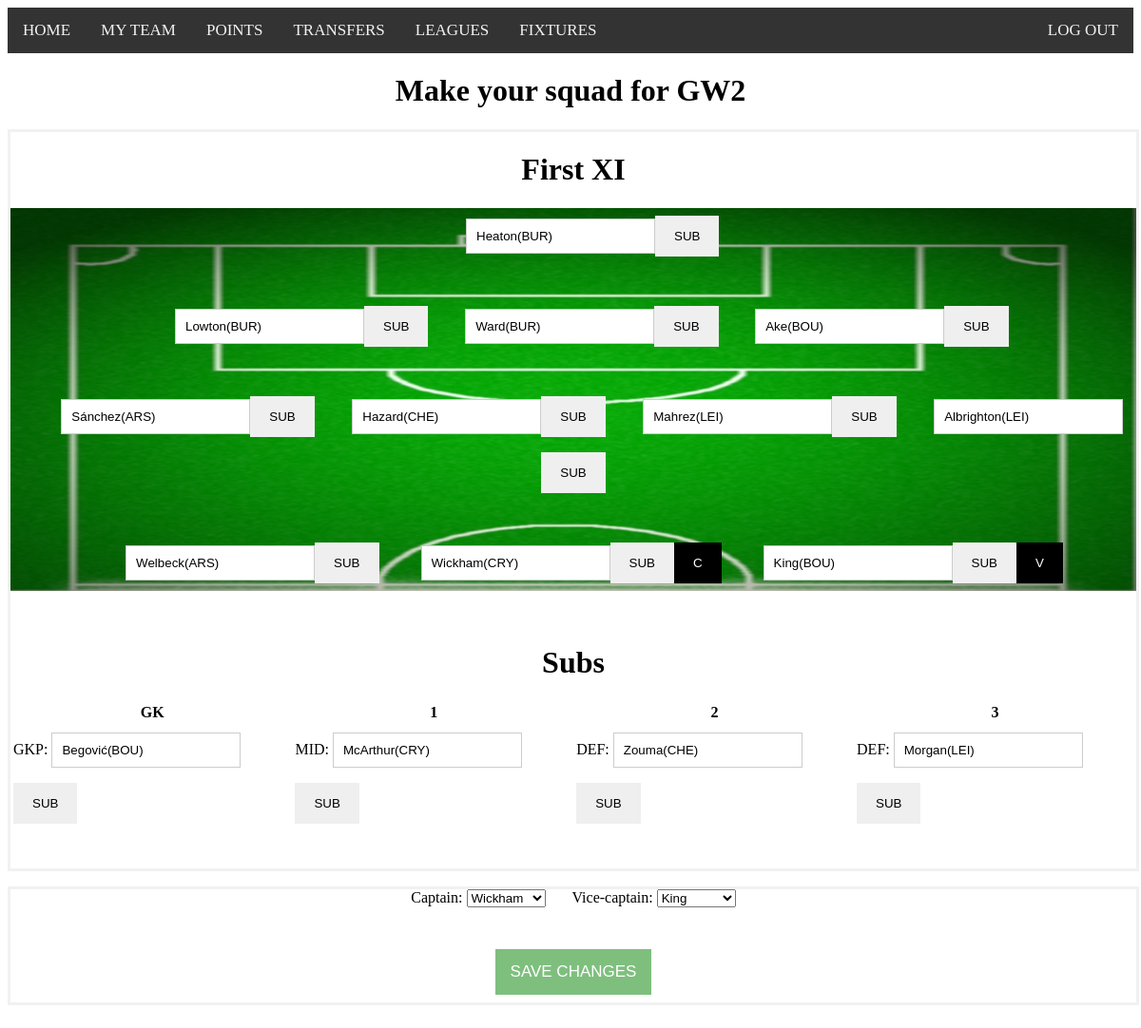
Screenshot of /myteam.php (signed in) with the database file from the repository.
### tables this page shows
CREATE TABLE `gw_status` (
  `id_status` int(11) NOT NULL,
  `active_gw` tinyint(2) NOT NULL COMMENT 'gw to show for myteam.php',
  `points_gw` tinyint(2) DEFAULT NULL COMMENT 'gw to show for points.php',
  `game_updating` tinyint(1) NOT NULL COMMENT '0-false 1-true',
  `leagues_updated` tinyint(1) NOT NULL DEFAULT '0' COMMENT 'for current points gw',
  `players_stats_updated` tinyint(1) NOT NULL DEFAULT '0' COMMENT 'all players points in current gw',
  `inserted_teams_active_gw` tinyint(1) DEFAULT '0'
);

CREATE TABLE `users_teams` (
  `id_team` int(11) NOT NULL,
  `id_user` int(7) NOT NULL,
  `gw` tinyint(2) NOT NULL,
  `formation` tinyint(1) NOT NULL,
  `gk1` smallint(3) NOT NULL,
  `gk2` smallint(3) NOT NULL,
  `def1` smallint(3) NOT NULL,
  `def2` smallint(3) NOT NULL,
  `def3` smallint(3) NOT NULL,
  `def4` smallint(3) NOT NULL,
  `def5` smallint(3) NOT NULL,
  `mid1` smallint(3) NOT NULL,
  `mid2` smallint(3) NOT NULL,
  `mid3` smallint(3) NOT NULL,
  `mid4` smallint(3) NOT NULL,
  `mid5` smallint(3) NOT NULL,
  `fwd1` smallint(3) NOT NULL,
  `fwd2` smallint(3) NOT NULL,
  `fwd3` smallint(3) NOT NULL,
  `sub_1` smallint(3) NOT NULL,
  `sub_2` smallint(3) NOT NULL,
  `sub_3` smallint(3) NOT NULL,
  `captain` smallint(3) NOT NULL,
  `vice_captain` smallint(3) NOT NULL,
  `transfers` int(11) NOT NULL DEFAULT '0',
  `transfer_cost` int(11) NOT NULL DEFAULT '0',
  `points` smallint(3) DEFAULT NULL
);

### Connection.inc.php (called while the page is built, shortened)
<?php
class Connection {
    private $link;
    public function connect($DB_HOST, $DB_USER, $DB_PASS, $DB_NAME){
        $this->link = mysqli_connect($DB_HOST, $DB_USER, $DB_PASS) or die("Greska u konekciji!");
        mysqli_select_db($this->link, $DB_NAME) or die("Greska u selektovanju baze podataka!");
        mysqli_set_charset($this->link, 'utf8');
    }
    public function getResult($query){
        $this->result = mysqli_query($this->link, $query);
        return $this->result;
    }
}
?>

### myteam.php (the view, shortened to what this page needs)
<?php
require_once 'Connection.inc.php';
$connection = new Connection();
$connection->connect(DB_HOST, DB_USER, DB_PASS, DB_NAME);
$user_id = $_SESSION['id_user'];
$query = "SELECT * FROM gw_status";
$result = $connection->getResult($query);
$array = mysqli_fetch_array($result);
$id_gw = $array['active_gw'];
$query = "SELECT * FROM users_teams,formations WHERE id_user='".$user_id."' AND gw='".$id_gw."' AND formation=id_formation";
$result = $connection->getResult($query);
$array = mysqli_fetch_array($result);
$players = array();
for($i = 4; $i <= 18; $i++){
    array_push($players, $array[$i]);
}
$playersInfo = array();
$query = "SELECT id_player, club, last_name, position FROM players WHERE id_player='".$players[0]."'";
for($i =1; $i < count($players); $i++){
    $query .= " OR id_player='".$players[$i]."'";
}
$result = $connection->getResult($query);
while($row = mysqli_fetch_array($result)){
    for($i = 0; $i < 4; $i++){
        array_push($playersInfo, $row[$i]);
    }
}
if(isset($_POST['submitBtn'])){
    $subsNew = array();
    for($i = 1; $i <= 3; $i++){
        $pos = "sub".$i."_id";
        array_push($subsNew, $_POST[$pos]);
    }
    $playersNew = array();
    $query = "SELECT id_formation FROM formations WHERE description='".$_POST['formation']."'";
    $result = $connection->getResult($query);
    $row = mysqli_fetch_array($result);
    array_push($playersNew, $row['id_formation']);
    $formationNew = explode("-", $_POST['formation']);
    for($i = 1; $i <= 2; $i++){
        $pos = "gkp".$i."_id";
        array_push($playersNew, $_POST[$pos]);
    }
    for($i = 1; $i <= $formationNew[0]; $i++){
        $pos = "def".$i."_id";
        array_push($playersNew, $_POST[$pos]);
    }
    for($j = 0 ; $j <= 2; $j++){
        $index = array_search($subsNew[$j], $playersInfo);
        if($playersInfo[$index + 3] == "DEF"){
            array_push($playersNew, $subsNew[$j]);
        }
    }
    for($i = 1; $i <= $formationNew[1]; $i++){
        $pos = "mid".$i."_id";
        array_push($playersNew, $_POST[$pos]);
    }
    for($j = 0; $j <= 2; $j++){
        $index = array_search($subsNew[$j], $playersInfo);
        if($playersInfo[$index + 3] == "MID"){
            array_push($playersNew, $subsNew[$j]);
        }
    }
    for($i = 1; $i <= $formationNew[2]; $i++){
        $pos = "fwd".$i."_id";
        array_push($playersNew, $_POST[$pos]);
    }
    for($j = 0; $j <= 2; $j++){
        $index = array_search($subsNew[$j], $playersInfo);
        if($playersInfo[$index + 3] == "FWD"){
            array_push($playersNew, $subsNew[$j]);
        }
    }
    for($i = 0; $i <= 2; $i++){
        array_push($playersNew, $subsNew[$i]);
    }
    array_push($playersNew, $_POST['captain']);
    array_push($playersNew, $_POST['vice_captain']);
    $query = "UPDATE users_teams SET formation='".$playersNew[0]."', gk1='".$playersNew[1]."', gk2='".$playersNew[2]."', ";
    for($i = 3, $j = 1; $i <= 7; $i++, $j++){
        $column = "def".$j;
        $query .= $column."='".$playersNew[$i]."', ";
    }
    for($i = 8, $j = 1; $i <= 12; $i++, $j++){
        $column = "mid".$j;
        $query .= $column."='".$playersNew[$i]."', ";
    }
    for($i = 13, $j = 1; $i <= 15; $i++, $j++){
        $column = "fwd".$j;
        $query .= $column."='".$playersNew[$i]."', ";
    }
    for($i = 16, $j = 1; $i <= 18; $i++, $j++){
        $column = "sub_".$j;
        $query .= $column."='".$playersNew[$i]."', ";
    }
    for ($i = 0; $i < count($playersNew); $i++){
        echo " ".$playersNew[$i];
    }
    echo "<br>";
    $query .= "captain='".$playersNew[19]."', vice_captain='".$playersNew[20]."' WHERE id_user='".$user_id."' AND gw='".$id_gw."'";
    $result = $connection->getResult($query);
    header("Location: myteam.php?saved");
    exit();
}
else{
    $formation = explode("-", $array['description']);
    $startingXI = array();
    array_push($startingXI, $players[0]);
    for($i = 2; $i < 2 + $formation[0]; $i++){
        array_push($startingXI, $players[$i]);
    }
    for($i = 7; $i < 7 + $formation[1]; $i++){
        array_push($startingXI, $players[$i]);
    }
    for($i = 12; $i < 12 + $formation[2]; $i++){
        array_push($startingXI, $players[$i]);
    }
    $subs = array();
    $subs[0] = $players[1];
    for($i = 19; $i <= 21; $i++){
        array_push($subs, $array[$i]);
    }
    $captain = $array[22]; $vice_captain = $array[23];
?>
<html>
    <head>
        <link rel="stylesheet" type="text/css" href="fantazzi.css">
    </head>
    <body onload="onLoadFunction()">
        <div class="navbar"> <?php include 'navbar.php'; ?> </div>
        <div class="container">
            <div class="points">
        <h1>Make your squad for GW<?php echo $activeGw; ?></h1>
            <?php
                echo "<form name='mysquad'>";
                echo "<h1 align='center'>First XI</h1>";
                echo "<div class='startingeleven'>";
                echo "<div class='gkp' align='center'>";
                $index = array_search($players[0], $playersInfo);
                echo "<input type='text' id='".$players[0]."' value='".$playersInfo[$index + 2]."(".$playersInfo[$index + 1].")' readonly='readonly'>";
                echo "<button id='butt_".$players[0]."' type='button' value='".$players[0]."' onclick='sub(this.value)'>SUB</button>";
                echo "</div><br><br>";
                echo "<div class='def' align='center'>";
                for($i = 2; $i < 2 + $formation[0]; $i++){
                    $index = array_search($players[$i], $playersInfo);
                    echo "<input type='text' id='".$players[$i]."' value='".$playersInfo[$index + 2]."(".$playersInfo[$index + 1].")' readonly='readonly'>";
                    echo "<button id='butt_".$players[$i]."' type='button' value='".$players[$i]."' onclick='sub(this.value)'>SUB</button>";
                }
                echo "</div><br><br>";
                echo "<div class='mid' align='center'>";
                for($i = 7; $i < 7 + $formation[1]; $i++){
                    $index = array_search($players[$i], $playersInfo);
                    echo "<input type='text' id='".$players[$i]."' value='".$playersInfo[$index + 2]."(".$playersInfo[$index + 1].")' readonly='readonly'>";
                    echo "<button id='butt_".$players[$i]."' type='button' value='".$players[$i]."' onclick='sub(this.value)'>SUB</button>";
                }
                echo "</div><br><br>";
                echo "<div class='fwd' align='center'>";
                for($i = 12; $i < 12 + $formation[2]; $i++){
                    $index = array_search($players[$i], $playersInfo);
                    echo "<input type='text' id='".$players[$i]."' value='".$playersInfo[$index + 2]."(".$playersInfo[$index + 1].")' readonly='readonly'>";
                    echo "<button id='butt_".$players[$i]."' type='button' value='".$players[$i]."' onclick='sub(this.value)'>SUB</button>";
                    if($captain == $players[$i]){
                        echo "<button id='captain' class='cap-vcap__butt' type='button'>C</button>";
                    }
                    elseif($vice_captain == $players[$i]){
                        echo "<button id='viceCaptain' class='cap-vcap__butt' type='button'>V</button>";
                    }
                }
                echo "</div></div><br><br>";
                echo "<h1 align='center'>Subs</h1>";
                echo "<div class='subs'>";
                echo "<table>";
                echo "<th>GK</th><th>1</th><th>2</th><th>3</th>";
                $index = array_search($players[1], $playersInfo);
                echo "<tr><td>";
                echo "<span title='Goalkeeper'>".$playersInfo[$index + 3].": </span>";
                echo "<input type='text' id='".$players[1]."' value='".$playersInfo[$index + 2]."(".$playersInfo[$index + 1].")' readonly='readonly'>";
                echo "<button id='butt_".$players[1]."' type='button' value='".$players[1]."' onclick='sub(this.value)'>SUB</button></td>";
                for($i = 1; $i < 4; $i++){
                    $index = array_search($subs[$i], $playersInfo);
                    echo "<td>";
                    $pos = $playersInfo[$index + 3];
                    $spanTitle = "";
                    switch($pos){
                        case "DEF":
                            $spanTitle = "Defender";
                            break;
                        case "MID":
                            $spanTitle = "Midfielder";
                            break;
                    }
                    echo "<span title='".$spanTitle."'>".$pos.": </span>";
                    echo "<input type='text' id='".$subs[$i]."' value='".$playersInfo[$index + 2]."(".$playersInfo[$index + 1].")' readonly='readonly'>";
                    echo "<button id='butt_".$subs[$i]."' type='button' value='".$subs[$i]."' onclick='sub(this.value)'>SUB</button></td>";
                }
                echo "</tr></table></div><br><br>";
                echo "</form>";
                ?>
        <form name="myteam" action="<?php echo $_SERVER['PHP_SELF']; ?>" method="post">
                <?php
                echo "<div class='captains' align='center'>";
                echo "Captain: <select name='captain' onchange='changeCaptain(this.value)'>";
                for($i = 12; $i < 12 + $formation[2]; $i++){
                    $selected = "";
                    if($players[$i] == $captain){
                        $selected = "selected";
                    }
                    $index = array_search($players[$i], $playersInfo);
                    echo "<option id='cap_".$players[$i]."' value='".$players[$i]."' ".$selected.">".$playersInfo[$index + 2]."</option>";
                }
                echo "</select>";
                echo "Vice-captain: <select name='vice_captain' onchange='changeViceCaptain(this.value)'>";
                for($i = 12; $i < 12 + $formation[2]; $i++){
                    $selected = "";
                    if($players[$i] == $vice_captain){
                        $selected = "selected";
                    }
                    $index = array_search($players[$i], $playersInfo);
                    echo "<option id='vcap_".$players[$i]."' value='".$players[$i]."' ".$selected.">".$playersInfo[$index + 2]."</option>";
                }
                echo "</select>";
                echo "</div><br><br>";
                echo "<center><button class='btn confirmation--button' name='submitBtn' id='submitBtn' disabled='disabled'>SAVE CHANGES</button></center>";
            ?>
            </form>
            </div>
        </div>
    </body>
</html>
<?php } ?>

### navbar.php (shortened to what this page needs)
<?php
if(!isset($activegw)){
    $query = "SELECT * FROM gw_status";
    $result = $connection->getResult($query);
    $array = mysqli_fetch_array($result);
    $activeGw = $array['active_gw'];
}
echo "<a href='index.php'>HOME</a>";
if(isset($_SESSION['id_user']) || isset($_SESSION['id_admin'])){
    if(isset($_SESSION['id_user'])){
        if(isset($_SESSION['registration_gw'])&& $_SESSION['registration_gw'] != 0){
            echo "<a href='myteam.php'>MY TEAM</a>";
            if($_SESSION['registration_gw'] != $activeGw){
                echo "<a href='points.php'>POINTS</a>";
            }
            echo "<a href='transfers.php'>TRANSFERS</a>";
            echo "<a href='leagues.php'>LEAGUES</a>";
        }
    }
    echo "<a style='float:right' href='logout.php'>LOG OUT</a>";
}
echo "<a href='fixtures.php'>FIXTURES</a>";
?>

### fantazzi.css (style rules this page uses)
html, body, #fullheight { min-height: 100% !important; height: 100%; }
.navbar { overflow: hidden; background-color: #333; }
.navbar a { float: left; display: block; color: #f2f2f2; text-align: center; padding: 14px 16px; text-decoration: none; font-size: 17px; }
.container { text-align:center; }
form { width: 100%; border: 3px solid #f1f1f1; }
input[type=text], input[type=password], input[type=email] { padding: 10px; margin: 8px 0; display: inline-block; border: 1px solid #ccc; box-sizing: border-box; }
.startingeleven { background-image: url("images/footballcourt.jpg"); background-repeat: no-repeat; background-position: center; background-size: 100% 100%; z-index: 1; }
input[type=submit], button { padding: 14px 20px; margin: 8px 0; border: none; cursor: pointer; opacity: 1; }
input[type=button]:disabled, button:disabled { opacity: 0.5; cursor: not-allowed; }
.confirmation--button { background-color: green; color: white; }
.btn { display: block; text-align: center; padding: 14px 16px; text-decoration: none; font-size: 17px; cursor: pointer; }
.btn:disabled { cursor: not-allowed; opacity: 0.5; }
.cap-vcap__butt { color: white; background-color: black; }

### rows the page displays
gw_status: active_gw "2"
users_teams: gk1 "Heaton(BUR)", def1 "Lowton(BUR)", def2 "Ward(BUR)", def3 "Ake(BOU)", mid1 "Sánchez(ARS)", mid2 "Hazard(CHE)", mid3 "Mahrez(LEI)", mid4 "Albrighton(LEI)", fwd1 "Welbeck(ARS)", gk2 "GKP", gk2 "Begović(BOU)"

### other values shown
$pos "MID"
$pos "DEF"
form field captain "Wickham"
form field vice_captain "King"
